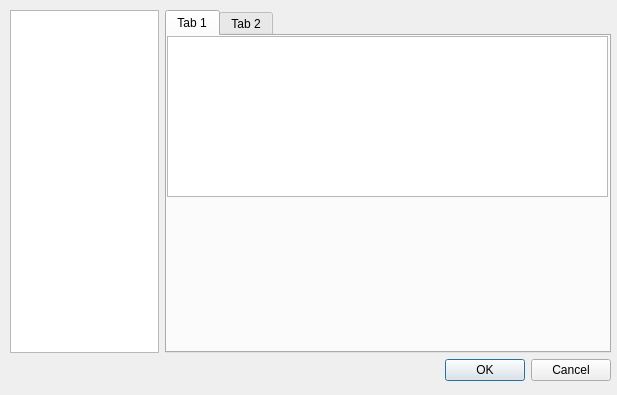
<?xml version="1.0" encoding="UTF-8"?>
<ui version="4.0">
 <class>Transfer</class>
 <widget class="QDialog" name="Transfer">
  <property name="geometry">
   <rect>
    <x>0</x>
    <y>0</y>
    <width>617</width>
    <height>395</height>
   </rect>
  </property>
  <property name="minimumSize">
   <size>
    <width>617</width>
    <height>395</height>
   </size>
  </property>
  <property name="maximumSize">
   <size>
    <width>617</width>
    <height>395</height>
   </size>
  </property>
  <property name="windowTitle">
   <string>Dialog</string>
  </property>
  <widget class="QWidget" name="verticalLayoutWidget">
   <property name="geometry">
    <rect>
     <x>10</x>
     <y>10</y>
     <width>601</width>
     <height>371</height>
    </rect>
   </property>
   <layout class="QVBoxLayout" name="verticalLayout">
    <item>
     <layout class="QHBoxLayout" name="horizontalLayout" stretch="1,3">
      <item>
       <widget class="ConnectionWidget" name="connectionWidget">
        <property name="sizePolicy">
         <sizepolicy hsizetype="Ignored" vsizetype="Expanding">
          <horstretch>1</horstretch>
          <verstretch>0</verstretch>
         </sizepolicy>
        </property>
       </widget>
      </item>
      <item>
       <widget class="QTabWidget" name="tabWidget">
        <property name="currentIndex">
         <number>0</number>
        </property>
        <widget class="QWidget" name="tab">
         <attribute name="title">
          <string>Tab 1</string>
         </attribute>
         <widget class="QTableView" name="tableView">
          <property name="geometry">
           <rect>
            <x>0</x>
            <y>0</y>
            <width>441</width>
            <height>161</height>
           </rect>
          </property>
          <property name="editTriggers">
           <set>QAbstractItemView::NoEditTriggers</set>
          </property>
         </widget>
        </widget>
        <widget class="QWidget" name="tab_2">
         <attribute name="title">
          <string>Tab 2</string>
         </attribute>
        </widget>
       </widget>
      </item>
     </layout>
    </item>
    <item>
     <widget class="QDialogButtonBox" name="buttonBox">
      <property name="orientation">
       <enum>Qt::Horizontal</enum>
      </property>
      <property name="standardButtons">
       <set>QDialogButtonBox::Cancel|QDialogButtonBox::Ok</set>
      </property>
     </widget>
    </item>
   </layout>
  </widget>
 </widget>
 <customwidgets>
  <customwidget>
   <class>ConnectionWidget</class>
   <extends>QTreeView</extends>
   <header>connectionwidget.h</header>
  </customwidget>
 </customwidgets>
 <resources/>
 <connections>
  <connection>
   <sender>buttonBox</sender>
   <signal>accepted()</signal>
   <receiver>Transfer</receiver>
   <slot>accept()</slot>
   <hints>
    <hint type="sourcelabel">
     <x>248</x>
     <y>254</y>
    </hint>
    <hint type="destinationlabel">
     <x>157</x>
     <y>274</y>
    </hint>
   </hints>
  </connection>
  <connection>
   <sender>buttonBox</sender>
   <signal>rejected()</signal>
   <receiver>Transfer</receiver>
   <slot>reject()</slot>
   <hints>
    <hint type="sourcelabel">
     <x>316</x>
     <y>260</y>
    </hint>
    <hint type="destinationlabel">
     <x>286</x>
     <y>274</y>
    </hint>
   </hints>
  </connection>
 </connections>
</ui>
